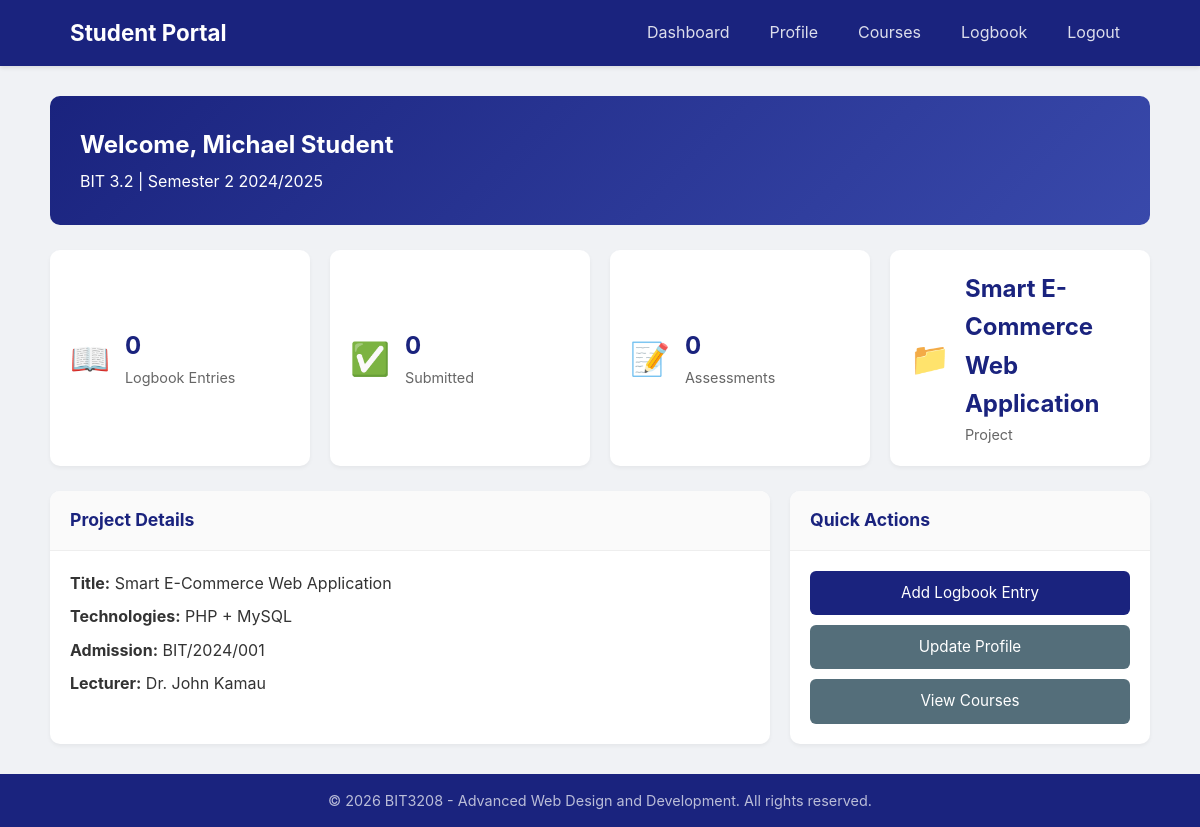
Page /dashboard.php (signed in) on the committed database.
### tables this page shows
CREATE TABLE students (
    id INT PRIMARY KEY AUTO_INCREMENT,
    name VARCHAR(100) NOT NULL,
    admission_number VARCHAR(50) UNIQUE NOT NULL,
    course_class VARCHAR(100),
    email VARCHAR(100) UNIQUE NOT NULL,
    password VARCHAR(255) NOT NULL,
    lecturer_name VARCHAR(100),
    semester VARCHAR(50),
    academic_year VARCHAR(20),
    project_title VARCHAR(255),
    technologies VARCHAR(255),
    portfolio_link VARCHAR(255),
    created_at TIMESTAMP DEFAULT CURRENT_TIMESTAMP
);

### dashboard.php (the view, shortened to what this page needs)
<?php
require_once 'includes/config.php';
$student_id = $_SESSION['student_id'];
$query = "SELECT * FROM students WHERE id = $student_id";
$result = mysqli_query($conn, $query);
$student = mysqli_fetch_assoc($result);
$entry_count_query = "SELECT COUNT(*) as total FROM logbook_entries WHERE student_id = $student_id";
$entry_count = mysqli_fetch_assoc(mysqli_query($conn, $entry_count_query));
$submitted_query = "SELECT COUNT(*) as total FROM logbook_entries WHERE student_id = $student_id AND status = 'submitted'";
$submitted = mysqli_fetch_assoc(mysqli_query($conn, $submitted_query));
$assessment_query = "SELECT COUNT(*) as total FROM assessments WHERE student_id = $student_id";
$assessments = mysqli_fetch_assoc(mysqli_query($conn, $assessment_query));
include 'includes/header.php';
?>
<div class="dashboard">
    <div class="welcome-card">
        <h2>Welcome, <?php echo htmlspecialchars($student['name']); ?></h2>
        <p><?php echo htmlspecialchars($student['course_class']); ?> | <?php echo htmlspecialchars($student['semester'] . ' ' . $student['academic_year']); ?></p>
    </div>
    <div class="stats-grid">
        <div class="stat-card">
            <div class="stat-icon">📖</div>
            <div class="stat-info">
                <h3><?php echo $entry_count['total']; ?></h3>
                <p>Logbook Entries</p>
            </div>
        </div>
        <div class="stat-card">
            <div class="stat-icon">✅</div>
            <div class="stat-info">
                <h3><?php echo $submitted['total']; ?></h3>
                <p>Submitted</p>
            </div>
        </div>
        <div class="stat-card">
            <div class="stat-icon">📝</div>
            <div class="stat-info">
                <h3><?php echo $assessments['total']; ?></h3>
                <p>Assessments</p>
            </div>
        </div>
        <div class="stat-card">
            <div class="stat-icon">📁</div>
            <div class="stat-info">
                <h3><?php echo htmlspecialchars($student['project_title'] ?: 'Not Set'); ?></h3>
                <p>Project</p>
            </div>
        </div>
    </div>
    <div class="dashboard-grid">
        <div class="card">
            <div class="card-header">
                <h3>Project Details</h3>
            </div>
            <div class="card-body">
                <p><strong>Title:</strong> <?php echo htmlspecialchars($student['project_title'] ?: 'Not set'); ?></p>
                <p><strong>Technologies:</strong> <?php echo htmlspecialchars($student['technologies'] ?: 'Not set'); ?></p>
                <p><strong>Admission:</strong> <?php echo htmlspecialchars($student['admission_number']); ?></p>
                <p><strong>Lecturer:</strong> <?php echo htmlspecialchars($student['lecturer_name'] ?: 'Not set'); ?></p>
            </div>
        </div>
        <div class="card">
            <div class="card-header">
                <h3>Quick Actions</h3>
            </div>
            <div class="card-body">
                <a href="logbook.php" class="btn btn-primary btn-full">Add Logbook Entry</a>
                <a href="profile.php" class="btn btn-secondary btn-full" style="margin-top: 10px;">Update Profile</a>
                <a href="courses.php" class="btn btn-secondary btn-full" style="margin-top: 10px;">View Courses</a>
            </div>
        </div>
    </div>
</div>
<?php include 'includes/footer.php'; ?>

### css/style.css (style rules this page uses)
* { margin: 0; padding: 0; box-sizing: border-box; }
body { font-family: -apple-system, BlinkMacSystemFont, 'Segoe UI', Roboto, sans-serif; background: #f0f2f5; color: #333; line-height: 1.6; }
.btn { padding: 10px 20px; border: none; border-radius: 6px; font-size: 0.95em; cursor: pointer; text-decoration: none; display: inline-block; transition: background 0.2s; }
.btn-primary { background: #1a237e; color: white; }
.btn-secondary { background: #546e7a; color: white; }
.btn-full { width: 100%; text-align: center; }
.welcome-card { background: linear-gradient(135deg, #1a237e, #3949ab); color: white; padding: 30px; border-radius: 10px; margin-bottom: 25px; }
.welcome-card h2 { font-size: 1.5em; margin-bottom: 5px; }
.stats-grid { display: grid; grid-template-columns: repeat(auto-fit, minmax(200px, 1fr)); gap: 20px; margin-bottom: 25px; }
.stat-card { background: white; padding: 20px; border-radius: 10px; box-shadow: 0 2px 4px rgba(0,0,0,0.05); display: flex; align-items: center; gap: 15px; }
.stat-icon { font-size: 2em; }
.stat-info h3 { font-size: 1.5em; color: #1a237e; }
.stat-info p { color: #666; font-size: 0.9em; }
.dashboard-grid { display: grid; grid-template-columns: 2fr 1fr; gap: 20px; }
.card { background: white; border-radius: 10px; box-shadow: 0 2px 4px rgba(0,0,0,0.05); overflow: hidden; }
.card-header { padding: 15px 20px; border-bottom: 1px solid #eee; background: #fafafa; }
.card-header h3 { font-size: 1.1em; color: #1a237e; }
.card-body { padding: 20px; }
.card-body p { margin-bottom: 8px; }

### rows in the picture
students: name "Michael Student", course_class "BIT 3.2", semester+academic_year "Semester 2 2024/2025", project_title "Smart E-Commerce Web Application", technologies "PHP + MySQL", admission_number "BIT/2024/001", lecturer_name "Dr. John Kamau"

### other values in the picture
$entry_count['total'] "0"
$submitted['total'] "0"
$assessments['total'] "0"
